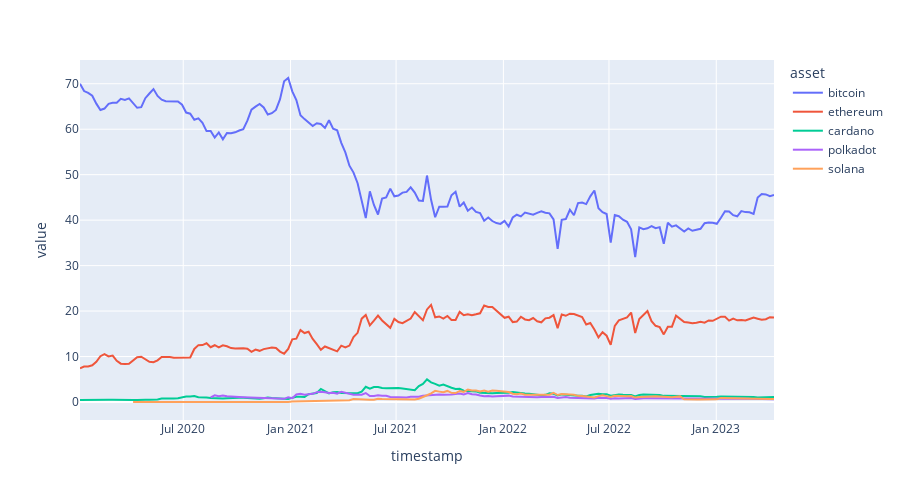

Here is the notebook cell this chart was saved with:
### Code cell
import plotly.express as px

fig = px.line(df, x="timestamp", y=["marketcap_dominance"], color="asset").update_layout(height=500)   #, facet_row="subset"
fig.show()

### Figure 1 — Plotly figure (JSON) as saved in the notebook; plotly's stock layout.template omitted (floating-point values rounded to 4 significant figures; data arrays with more than 128 entries replaced by an {"elided": "..."} marker saying what was removed)
{"data": [{"hovertemplate": "asset=bitcoin<br>variable=marketcap_dominance<br>timestamp=%{x}<br>value=%{y}<extra></extra>", "legendgroup": "bitcoin", "line": {"color": "#636efa", "dash": "solid"}, "marker": {"symbol": "circle"}, "mode": "lines", "name": "bitcoin", "orientation": "v", "showlegend": true, "type": "scatter", "x": {"elided": "171 str values"}, "xaxis": "x", "y": {"elided": "171 float values"}, "yaxis": "y"}, {"hovertemplate": "asset=ethereum<br>variable=marketcap_dominance<br>timestamp=%{x}<br>value=%{y}<extra></extra>", "legendgroup": "ethereum", "line": {"color": "#EF553B", "dash": "solid"}, "marker": {"symbol": "circle"}, "mode": "lines", "name": "ethereum", "orientation": "v", "showlegend": true, "type": "scatter", "x": {"elided": "171 str values"}, "xaxis": "x", "y": {"elided": "171 float values"}, "yaxis": "y"}, {"hovertemplate": "asset=cardano<br>variable=marketcap_dominance<br>timestamp=%{x}<br>value=%{y}<extra></extra>", "legendgroup": "cardano", "line": {"color": "#00cc96", "dash": "solid"}, "marker": {"symbol": "circle"}, "mode": "lines", "name": "cardano", "orientation": "v", "showlegend": true, "type": "scatter", "x": {"elided": "171 str values"}, "xaxis": "x", "y": {"elided": "171 float values"}, "yaxis": "y"}, {"hovertemplate": "asset=polkadot<br>variable=marketcap_dominance<br>timestamp=%{x}<br>value=%{y}<extra></extra>", "legendgroup": "polkadot", "line": {"color": "#ab63fa", "dash": "solid"}, "marker": {"symbol": "circle"}, "mode": "lines", "name": "polkadot", "orientation": "v", "showlegend": true, "type": "scatter", "x": {"elided": "151 str values"}, "xaxis": "x", "y": {"elided": "151 float values"}, "yaxis": "y"}, {"hovertemplate": "asset=solana<br>variable=marketcap_dominance<br>timestamp=%{x}<br>value=%{y}<extra></extra>", "legendgroup": "solana", "line": {"color": "#FFA15A", "dash": "solid"}, "marker": {"symbol": "circle"}, "mode": "lines", "name": "solana", "orientation": "v", "showlegend": true, "type": "scatter", "x": {"elided": "158 str values"}, "xaxis": "x", "y": {"elided": "158 float values"}, "yaxis": "y"}], "layout": {"height": 500, "legend": {"title": {"text": "asset"}, "tracegroupgap": 0}, "margin": {"t": 60}, "xaxis": {"anchor": "y", "domain": [0, 1], "title": {"text": "timestamp"}}, "yaxis": {"anchor": "x", "domain": [0, 1], "title": {"text": "value"}}}}
